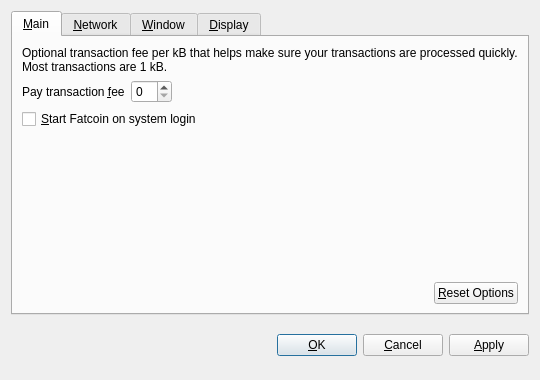
<?xml version="1.0" encoding="UTF-8"?>
<ui version="4.0">
 <class>OptionsDialog</class>
 <widget class="QDialog" name="OptionsDialog">
  <property name="geometry">
   <rect>
    <x>0</x>
    <y>0</y>
    <width>540</width>
    <height>380</height>
   </rect>
  </property>
  <property name="windowTitle">
   <string>Options</string>
  </property>
  <property name="modal">
   <bool>true</bool>
  </property>
  <layout class="QVBoxLayout" name="verticalLayout">
   <item>
    <widget class="QTabWidget" name="tabWidget">
     <property name="tabPosition">
      <enum>QTabWidget::North</enum>
     </property>
     <property name="currentIndex">
      <number>0</number>
     </property>
     <widget class="QWidget" name="tabMain">
      <attribute name="title">
       <string>&amp;Main</string>
      </attribute>
      <layout class="QVBoxLayout" name="verticalLayout_Main">
       <item>
        <widget class="QLabel" name="transactionFeeInfoLabel">
         <property name="text">
          <string>Optional transaction fee per kB that helps make sure your transactions are processed quickly. Most transactions are 1 kB.</string>
         </property>
         <property name="textFormat">
          <enum>Qt::PlainText</enum>
         </property>
         <property name="wordWrap">
          <bool>true</bool>
         </property>
        </widget>
       </item>
       <item>
        <layout class="QHBoxLayout" name="horizontalLayout_1_Main">
         <item>
          <widget class="QLabel" name="transactionFeeLabel">
           <property name="text">
            <string>Pay transaction &amp;fee</string>
           </property>
           <property name="textFormat">
            <enum>Qt::PlainText</enum>
           </property>
           <property name="buddy">
            <cstring>transactionFee</cstring>
           </property>
          </widget>
         </item>
         <item>
          <widget class="BitcoinAmountField" name="transactionFee"/>
         </item>
         <item>
          <spacer name="horizontalSpacer_1_Main">
           <property name="orientation">
            <enum>Qt::Horizontal</enum>
           </property>
           <property name="sizeHint" stdset="0">
            <size>
             <width>40</width>
             <height>20</height>
            </size>
           </property>
          </spacer>
         </item>
        </layout>
       </item>
       <item>
        <widget class="QCheckBox" name="bitcoinAtStartup">
         <property name="toolTip">
          <string>Automatically start Fatcoin after logging in to the system.</string>
         </property>
         <property name="text">
          <string>&amp;Start Fatcoin on system login</string>
         </property>
        </widget>
       </item>
       <item>
        <spacer name="verticalSpacer_Main">
         <property name="orientation">
          <enum>Qt::Vertical</enum>
         </property>
         <property name="sizeHint" stdset="0">
          <size>
           <width>20</width>
           <height>40</height>
          </size>
         </property>
        </spacer>
       </item>
       <item>
        <layout class="QHBoxLayout" name="horizontalLayout_2_Main">
         <item>
          <spacer name="horizontalSpacer_2_Main">
           <property name="orientation">
            <enum>Qt::Horizontal</enum>
           </property>
           <property name="sizeHint" stdset="0">
            <size>
             <width>40</width>
             <height>20</height>
            </size>
           </property>
          </spacer>
         </item>
         <item>
          <widget class="QPushButton" name="resetButton">
           <property name="toolTip">
            <string>Reset all client options to default.</string>
           </property>
           <property name="text">
            <string>&amp;Reset Options</string>
           </property>
           <property name="autoDefault">
            <bool>false</bool>
           </property>
          </widget>
         </item>
        </layout>
       </item>
      </layout>
     </widget>
     <widget class="QWidget" name="tabNetwork">
      <attribute name="title">
       <string>&amp;Network</string>
      </attribute>
      <layout class="QVBoxLayout" name="verticalLayout_Network">
       <item>
        <widget class="QCheckBox" name="mapPortUpnp">
         <property name="toolTip">
          <string>Automatically open the Fatcoin client port on the router. This only works when your router supports UPnP and it is enabled.</string>
         </property>
         <property name="text">
          <string>Map port using &amp;UPnP</string>
         </property>
        </widget>
       </item>
       <item>
        <widget class="QCheckBox" name="connectSocks">
         <property name="toolTip">
          <string>Connect to the Fatcoin network through a SOCKS proxy (e.g. when connecting through Tor).</string>
         </property>
         <property name="text">
          <string>&amp;Connect through SOCKS proxy:</string>
         </property>
        </widget>
       </item>
       <item>
        <layout class="QHBoxLayout" name="horizontalLayout_Network">
         <item>
          <widget class="QLabel" name="proxyIpLabel">
           <property name="text">
            <string>Proxy &amp;IP:</string>
           </property>
           <property name="textFormat">
            <enum>Qt::PlainText</enum>
           </property>
           <property name="buddy">
            <cstring>proxyIp</cstring>
           </property>
          </widget>
         </item>
         <item>
          <widget class="QValidatedLineEdit" name="proxyIp">
           <property name="maximumSize">
            <size>
             <width>140</width>
             <height>16777215</height>
            </size>
           </property>
           <property name="toolTip">
            <string>IP address of the proxy (e.g. 127.0.0.1)</string>
           </property>
          </widget>
         </item>
         <item>
          <widget class="QLabel" name="proxyPortLabel">
           <property name="text">
            <string>&amp;Port:</string>
           </property>
           <property name="textFormat">
            <enum>Qt::PlainText</enum>
           </property>
           <property name="buddy">
            <cstring>proxyPort</cstring>
           </property>
          </widget>
         </item>
         <item>
          <widget class="QLineEdit" name="proxyPort">
           <property name="maximumSize">
            <size>
             <width>55</width>
             <height>16777215</height>
            </size>
           </property>
           <property name="toolTip">
            <string>Port of the proxy (e.g. 9050)</string>
           </property>
          </widget>
         </item>
         <item>
          <widget class="QLabel" name="socksVersionLabel">
           <property name="text">
            <string>SOCKS &amp;Version:</string>
           </property>
           <property name="textFormat">
            <enum>Qt::PlainText</enum>
           </property>
           <property name="buddy">
            <cstring>socksVersion</cstring>
           </property>
          </widget>
         </item>
         <item>
          <widget class="QValueComboBox" name="socksVersion">
           <property name="toolTip">
            <string>SOCKS version of the proxy (e.g. 5)</string>
           </property>
          </widget>
         </item>
         <item>
          <spacer name="horizontalSpacer_Network">
           <property name="orientation">
            <enum>Qt::Horizontal</enum>
           </property>
           <property name="sizeHint" stdset="0">
            <size>
             <width>40</width>
             <height>20</height>
            </size>
           </property>
          </spacer>
         </item>
        </layout>
       </item>
       <item>
        <spacer name="verticalSpacer_Network">
         <property name="orientation">
          <enum>Qt::Vertical</enum>
         </property>
         <property name="sizeHint" stdset="0">
          <size>
           <width>20</width>
           <height>40</height>
          </size>
         </property>
        </spacer>
       </item>
      </layout>
     </widget>
     <widget class="QWidget" name="tabWindow">
      <attribute name="title">
       <string>&amp;Window</string>
      </attribute>
      <layout class="QVBoxLayout" name="verticalLayout_Window">
       <item>
        <widget class="QCheckBox" name="minimizeToTray">
         <property name="toolTip">
          <string>Show only a tray icon after minimizing the window.</string>
         </property>
         <property name="text">
          <string>&amp;Minimize to the tray instead of the taskbar</string>
         </property>
        </widget>
       </item>
       <item>
        <widget class="QCheckBox" name="minimizeOnClose">
         <property name="toolTip">
          <string>Minimize instead of exit the application when the window is closed. When this option is enabled, the application will be closed only after selecting Quit in the menu.</string>
         </property>
         <property name="text">
          <string>M&amp;inimize on close</string>
         </property>
        </widget>
       </item>
       <item>
        <spacer name="verticalSpacer_Window">
         <property name="orientation">
          <enum>Qt::Vertical</enum>
         </property>
         <property name="sizeHint" stdset="0">
          <size>
           <width>20</width>
           <height>40</height>
          </size>
         </property>
        </spacer>
       </item>
      </layout>
     </widget>
     <widget class="QWidget" name="tabDisplay">
      <attribute name="title">
       <string>&amp;Display</string>
      </attribute>
      <layout class="QVBoxLayout" name="verticalLayout_Display">
       <item>
        <layout class="QHBoxLayout" name="horizontalLayout_1_Display">
         <item>
          <widget class="QLabel" name="langLabel">
           <property name="text">
            <string>User Interface &amp;language:</string>
           </property>
           <property name="textFormat">
            <enum>Qt::PlainText</enum>
           </property>
           <property name="buddy">
            <cstring>lang</cstring>
           </property>
          </widget>
         </item>
         <item>
          <widget class="QValueComboBox" name="lang">
           <property name="toolTip">
            <string>The user interface language can be set here. This setting will take effect after restarting Fatcoin.</string>
           </property>
          </widget>
         </item>
        </layout>
       </item>
       <item>
        <layout class="QHBoxLayout" name="horizontalLayout_2_Display">
         <item>
          <widget class="QLabel" name="unitLabel">
           <property name="text">
            <string>&amp;Unit to show amounts in:</string>
           </property>
           <property name="textFormat">
            <enum>Qt::PlainText</enum>
           </property>
           <property name="buddy">
            <cstring>unit</cstring>
           </property>
          </widget>
         </item>
         <item>
          <widget class="QValueComboBox" name="unit">
           <property name="toolTip">
            <string>Choose the default subdivision unit to show in the interface and when sending coins.</string>
           </property>
          </widget>
         </item>
        </layout>
       </item>
       <item>
        <widget class="QCheckBox" name="displayAddresses">
         <property name="toolTip">
          <string>Whether to show Fatcoin addresses in the transaction list or not.</string>
         </property>
         <property name="text">
          <string>&amp;Display addresses in transaction list</string>
         </property>
        </widget>
       </item>
       <item>
        <widget class="QCheckBox" name="coinControlFeatures">
         <property name="toolTip">
          <string>Whether to show coin control features or not.</string>
         </property>
         <property name="text">
          <string>Display coin &amp;control features (experts only!)</string>
         </property>
        </widget>
       </item>
       <item>
        <spacer name="verticalSpacer_Display">
         <property name="orientation">
          <enum>Qt::Vertical</enum>
         </property>
         <property name="sizeHint" stdset="0">
          <size>
           <width>20</width>
           <height>40</height>
          </size>
         </property>
        </spacer>
       </item>
      </layout>
     </widget>
    </widget>
   </item>
   <item>
    <layout class="QHBoxLayout" name="horizontalLayout_Buttons">
     <item>
      <spacer name="horizontalSpacer_1">
       <property name="orientation">
        <enum>Qt::Horizontal</enum>
       </property>
       <property name="sizeHint" stdset="0">
        <size>
         <width>40</width>
         <height>48</height>
        </size>
       </property>
      </spacer>
     </item>
     <item>
      <widget class="QLabel" name="statusLabel">
       <property name="font">
        <font>
         <weight>75</weight>
         <bold>true</bold>
        </font>
       </property>
       <property name="text">
        <string/>
       </property>
       <property name="textFormat">
        <enum>Qt::PlainText</enum>
       </property>
       <property name="wordWrap">
        <bool>true</bool>
       </property>
      </widget>
     </item>
     <item>
      <spacer name="horizontalSpacer_2">
       <property name="orientation">
        <enum>Qt::Horizontal</enum>
       </property>
       <property name="sizeHint" stdset="0">
        <size>
         <width>40</width>
         <height>48</height>
        </size>
       </property>
      </spacer>
     </item>
     <item>
      <widget class="QPushButton" name="okButton">
       <property name="text">
        <string>&amp;OK</string>
       </property>
      </widget>
     </item>
     <item>
      <widget class="QPushButton" name="cancelButton">
       <property name="text">
        <string>&amp;Cancel</string>
       </property>
       <property name="autoDefault">
        <bool>false</bool>
       </property>
      </widget>
     </item>
     <item>
      <widget class="QPushButton" name="applyButton">
       <property name="text">
        <string>&amp;Apply</string>
       </property>
       <property name="autoDefault">
        <bool>false</bool>
       </property>
      </widget>
     </item>
    </layout>
   </item>
  </layout>
 </widget>
 <customwidgets>
  <customwidget>
   <class>BitcoinAmountField</class>
   <extends>QSpinBox</extends>
   <header>bitcoinamountfield.h</header>
  </customwidget>
  <customwidget>
   <class>QValueComboBox</class>
   <extends>QComboBox</extends>
   <header>qvaluecombobox.h</header>
  </customwidget>
  <customwidget>
   <class>QValidatedLineEdit</class>
   <extends>QLineEdit</extends>
   <header>qvalidatedlineedit.h</header>
  </customwidget>
 </customwidgets>
 <resources/>
 <connections/>
</ui>
